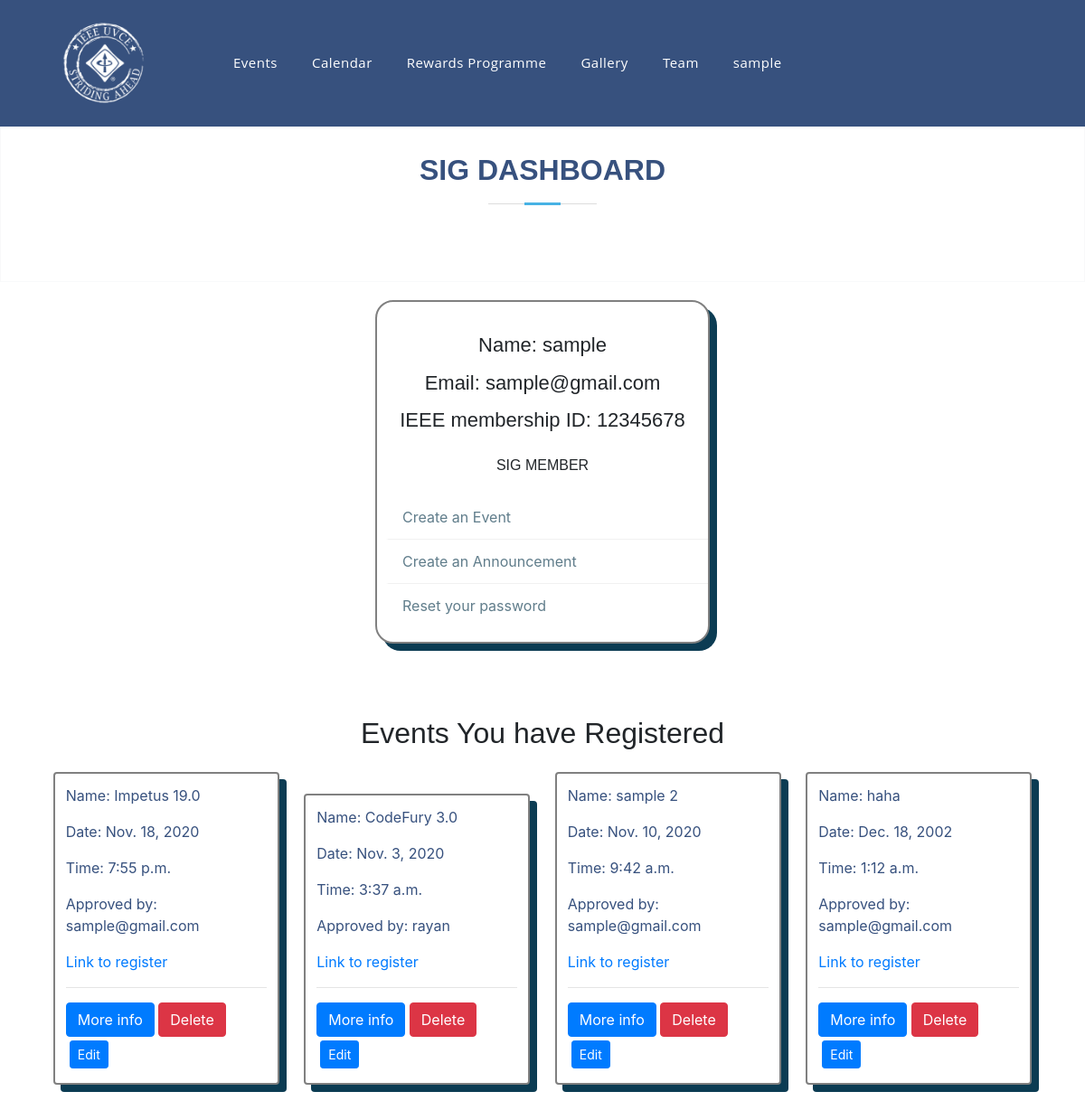
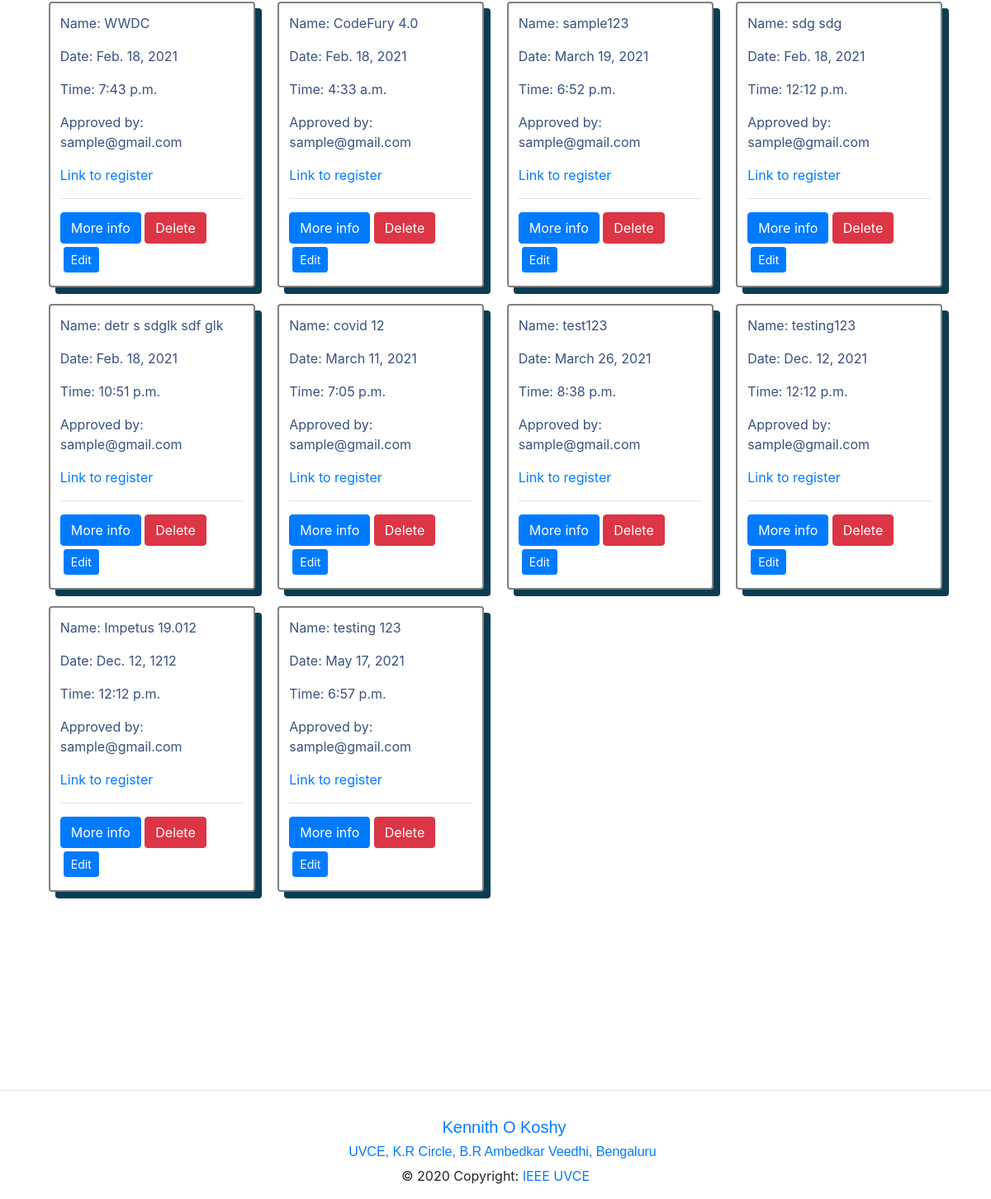
Page /events/db_ev (signed in) on the committed database (2 pictures, top to bottom).
### accounts/models.py (models this page shows, shortened)
class Account(AbstractBaseUser):
    email = models.EmailField(verbose_name='email', max_length=60, unique=True)
    username = models.CharField(max_length=30, unique=True)
    date_joined = models.DateTimeField(
        verbose_name='date joined', auto_now_add=True)
    last_login = models.DateTimeField(verbose_name='last login', auto_now=True)
    is_admin = models.BooleanField(default=False)
    is_active = models.BooleanField(default=True)
    is_staff = models.BooleanField(default=False)
    is_superuser = models.BooleanField(default=False)
    is_sig_head = models.BooleanField(default=False)
    membership_no = models.CharField(null=True,
                                     blank=True, default=" ", max_length=8)
    USERNAME_FIELD = 'email'
    REQUIRED_FIELDS = ['username', 'membership_no', 'is_sig_head']
    objects = MyAccountManager()

### events/models.py (models this page shows, shortened)
class Event(models.Model):
    event_name = models.CharField(max_length=200)
    slug = models.SlugField(max_length=400)
    date = models.DateField()
    time = models.TimeField()
    location = models.CharField(max_length=100)
    reg = models.URLField(blank=True)
    description = models.TextField(max_length=2000, blank=True)
    created = models.DateTimeField(auto_now_add=True)
    orgzer = models.CharField(max_length=200)
    winners = models.TextField(blank=True, default='Not Yet Decided')
    author = models.ForeignKey(User, default=None, on_delete=models.CASCADE)
    is_approved = models.BooleanField(default=False, blank=True)
    remember_link = models.BooleanField(default=False)
    approved_by = models.CharField(
        max_length=40,  null=True, blank=True, default=" ")
    class Meta:
        verbose_name = "Event"
        verbose_name_plural = "Events"

### events/views.py (the view)
# urls.py: path('db_ev', views.sig_view, name="dashboard"),
@login_required(login_url="/accounts/login/")
def sig_view(request):
    user = request.user
    events = Event.objects.filter(author=user)
    approval = Event.objects.filter(is_approved=False).exclude(author=user)
    context = {
        'events': events,
    }
    if request.user.is_superuser or request.user == 'WEB DEV SIG IEEE' or request.user.username == 'Approval Team':
        context['approval'] = approval
    else:
        context['approval'] = None
    if request.user.is_sig_head:
        return render(request, 'events/events_dashboard.html', context)
    return redirect('articles:s_dashboard')

### events/templates/events/events_dashboard.html (shortened to what this page needs)
{% extends 'base.html' %} {% block content %}
<section id="skills" class="skills text-center border border-light p-5">
  <div class="container" data-aos="fade-up">
    <div class="section-title pb-3">
      <h2>SIG DASHBOARD</h2>
    </div>
  </div>
</section>
<div class="col-sm-6 col-md-4 user" data-aos="fade-up">
  <div class="div-box">
    <h3 class="User-name">Name: {{request.user.username}}</h3>
    <h3 class="User-name">Email: {{request.user.email }}</h3>
    <h3 class="User-name">
      {% if request.user.membership_id != ' ' %} IEEE membership ID:
      {{request.user.membership_no}} {% endif %}
    </h3>
    <h4 class="designation" style="padding: 16px">
      {% if request.user.is_sig_head %} SIG MEMBER{% else %} Student {% endif %}
    </h4>
    <div class="profile-details">
      <ul>
        <li>
          <a href="{% url 'articles:create' %}"></i> Create an Event</a>
        </li>
        <li>
          <a href="{% url 'articles:update' %}"></i> Create an Announcement</a>
        </li>
        <li>
          <a href="{% url 'reset_password' %}"></i>Reset your password</a>
        </li>
      </ul>
    </div>
  </div>
</div>
<section id="skills" class="skills">
  <div class="container" data-aos="fade-up">
    <div class="text-center pb-3">
      <h2>Events You have Registered</h2>
    </div>
    <div class="event-container">
      {% for event in events %}
      <div class="event">
        <p>Name: {{ event.event_name }}</p>
        <p>Date: {{ event.date }}</p>
        <p>Time: {{ event.time }}</p>
        <p>Approved by: {{ event.approved_by }}</p>
        <a href="{{event.reg}}">Link to register</a>
        <br />
        <hr />
        <a href="{% url 'articles:detail' slug=event.slug %}" class="btn btn-primary">More info</a>
        <a href="{% url 'articles:delete' slug=event.slug %}" class="btn btn-danger">Delete</a>
        <a href="{% url 'articles:edit' slug=event.slug %}" class="btn btn-primary btn-sm m-1">Edit</a>
      </div>
      {% endfor %}
    </div>
  </div>
</section>
{% endblock %}

### templates/base.html (shortened to what this page needs)
{% load static %}
<!DOCTYPE html>
<html lang="en" style="overflow-x: hidden">
<head>
  <link rel="stylesheet" href="{% static 'css/style.css' %}" />
</head>
<body>
  <header id="header" class="fixed-top">
    <div class="container d-flex align-items-center">
      <div class="col-lg-2 col-md-2 col-4 d-flex align-items-center justify-content-center">
        <a href="
        {% block home_red %}
        {% url 'home_page' %}
        {% endblock  %}">
          <img src="{% static 'img/favicon-small.webp' %}" width="70%" height="50%" class="img-fluid faviamge" alt="" />
        </a>
      </div>
      <nav class="nav-menu d-none d-lg-block">
        <ul>
          <li>
            <a href="{% url 'articles:list' %}">Events</a>
          </li>
          <li>
            <a href="{% url 'calendar' %}">Calendar</a>
          </li>
          <li>
            <a href="{% url 'rewards' %}">Rewards Programme</a>
          </li>
          <li>
            <a href="{% url 'post' %}">Gallery</a>
          </li>
          <li>
            <a href="{% url 'team' %}">Team</a>
          </li>
          {% if user.is_authenticated %}
          <li class="drop-down ">
            {% if user.is_authenticated %}
            <a href="javascript:;">{{request.user.username}}</a>
            {% endif %}
        </li>
        {% endif %}
        </ul>
      </nav>
    </div>
  </header>
  {% block hero %}
  <section id="skills" class="skills" style="margin-top: 00px"></section>
  {% endblock %}
  {% block content %} {% endblock %}
  {% block footer %}
  <footer class="page-footer font-small cyan darken-3">
    <div class="container">
      <div class="row">
        <div class="col-md-12 py-5">
        </div>
      </div>
    </div>
    <hr>
    <div style="" class="footer-copyright text-center py-3" data-aos="fade-up">
      <h5><a href="mailto:kennithkoshy@ieee.org"><i class="icofont-envelope"></i> Kennith O Koshy</a></h5>
      <h6><a target="_blank"
          href="https://www.google.com/maps/place/UVCE/@12.9753541,77.5845553,17z/data=!3m1!4b1!4m5!3m4!1s0x3bae1672fcfc6af1:0x9c2dc517c9231979!8m2!3d12.9753821!4d77.586793"><i
            class="icofont-google-map"></i>
          UVCE, K.R Circle, B.R Ambedkar Veedhi, Bengaluru </a></h6>
      © 2020 Copyright:
      <a href="{% url 'home_page' %}"> IEEE UVCE</a>
    </div>
  </footer>
  {% endblock %}
  <link rel="stylesheet" href="{% static 'vendor/icofont/icofont.min.css' %}" />
  <link rel="stylesheet" href="https://cdn.jsdelivr.net/npm/bootstrap@4.5.3/dist/css/bootstrap.min.css"
>
  <link href="https://unpkg.com/aos@2.3.1/dist/aos.css" rel="stylesheet">
  <link href='https://unpkg.com/boxicons@2.0.7/css/boxicons.min.css' rel='stylesheet'>
</body>
</html>

### assets/css/style.css (style rules this page uses)
body { font-family: "Open Sans", sans-serif; color: #444444; }
a { color: #47b2e4; }
h1, h2, h3, h4, h5, h6 { font-family: "Jost", sans-serif; }
#header { transition: all 0.5s; z-index: 997; padding: 15px 0; height: 140px; background-color: #37517e; }
.nav-menu ul { margin: 0; padding: 0; list-style: none; }
.nav-menu > ul { display: flex; }
.nav-menu > ul > li { position: relative; white-space: nowrap; padding: 10px 10px 10px 28px; }
.nav-menu a { display: block; position: relative; color: #fff; transition: 0.3s; font-size: 15px; letter-spacing: 0.5px; font-weight: 500; font-family: "Open Sans", sans-serif; }
.nav-menu .drop-down > a:after { content: "\ea99"; font-family: IcoFont; padding-left: 5px; }
.mobile-nav { position: fixed; top: 55px; right: 15px; bottom: 15px; left: 15px; z-index: 9999; overflow-y: auto; background: #fff; transition: ease-in-out 0.2s; opacity: 0; visibility: hidden; border-radius: 10px; padding: 10px 0; }
.mobile-nav * { margin: 0; padding: 0; list-style: none; }
.mobile-nav a { display: block; position: relative; color: #37517e; padding: 10px 20px; font-weight: 500; outline: none; }
.mobile-nav .drop-down > a:after { content: "\ea99"; font-family: IcoFont; padding-left: 10px; position: absolute; right: 15px; }
.mobile-nav .drop-down > a { padding-right: 35px; }
section { padding: 60px 0; overflow: hidden; }
.section-title { text-align: center; padding-bottom: 30px; }
.section-title h2 { font-size: 32px; font-weight: bold; text-transform: uppercase; margin-bottom: 20px; padding-bottom: 20px; position: relative; color: #37517e; }
.section-title h2::before { content: ""; position: absolute; display: block; width: 120px; height: 1px; background: #ddd; bottom: 1px; left: calc(50% - 60px); }
.section-title h2::after { content: ""; position: absolute; display: block; width: 40px; height: 3px; background: #47b2e4; bottom: 0; left: calc(50% - 20px); }
.event-container { padding: auto; display: grid; grid-template-columns: auto auto auto auto; }
.event { width: 250px; background-color: white; color: rgba(55, 81, 126, 1); margin: auto; margin-bottom: 20px; padding: 12px; border: 2px solid grey; border-radius: 4px; box-shadow: 8px 8px 0px 0px #0c3c53; }
.user { margin: auto; }
.div-box { border-radius: 20px; margin: 20px 0px; max-width: 100%; border: 2px solid grey; background-color: white; padding-top: 20px; box-shadow: 8px 8px 0px 0px #0c3c53; }
.User-name { text-align: center; font-size: 22px; margin: 15px 0px 10px; }
.designation { text-align: center; font-size: 16px; }
.profile-details ul { padding-left: 10px; }
.profile-details ul li { list-style: none; }
.profile-details ul li a { color: #607d8b; text-decoration: none; padding: 12px 15px; display: block; border-bottom: 1px solid #f1f1f1; border-left: 3px solid transparent; transition: 0.4s; }
.profile-details ul li:last-child a { border-bottom: none; border-bottom-right-radius: 20px; }

### templates/base.html (style rules this page uses)
li { list-style-type: none; }

### rows in the picture
Account: user.username "sample", user.email "sample@gmail.com", user.membership_no "12345678"
Event: event_name "Impetus 19.0", date "Nov. 18, 2020", time "7:55 p.m.", approved_by "sample@gmail.com"
Event: event_name "CodeFury 3.0", date "Nov. 3, 2020", time "3:37 a.m.", approved_by "rayan"
Event: event_name "sample 2", date "Nov. 10, 2020", time "9:42 a.m.", approved_by "sample@gmail.com"
Event: event_name "haha", date "Dec. 18, 2002", time "1:12 a.m.", approved_by "sample@gmail.com"
Event: event_name "WWDC", date "Feb. 18, 2021", time "7:43 p.m.", approved_by "sample@gmail.com"
Event: event_name "CodeFury 4.0", date "Feb. 18, 2021", time "4:33 a.m.", approved_by "sample@gmail.com"
Event: event_name "sample123", date "March 19, 2021", time "6:52 p.m.", approved_by "sample@gmail.com"
Event: event_name "sdg sdg", date "Feb. 18, 2021", time "12:12 p.m.", approved_by "sample@gmail.com"
Event: event_name "detr s sdglk sdf glk", date "Feb. 18, 2021", time "10:51 p.m.", approved_by "sample@gmail.com"
Event: event_name "covid 12", date "March 11, 2021", time "7:05 p.m.", approved_by "sample@gmail.com"
Event: event_name "test123", date "March 26, 2021", time "8:38 p.m.", approved_by "sample@gmail.com"
Event: event_name "testing123", date "Dec. 12, 2021", time "12:12 p.m.", approved_by "sample@gmail.com"
Event: event_name "Impetus 19.012", date "Dec. 12, 1212", time "12:12 p.m.", approved_by "sample@gmail.com"
Event: event_name "testing 123", date "May 17, 2021", time "6:57 p.m.", approved_by "sample@gmail.com"
